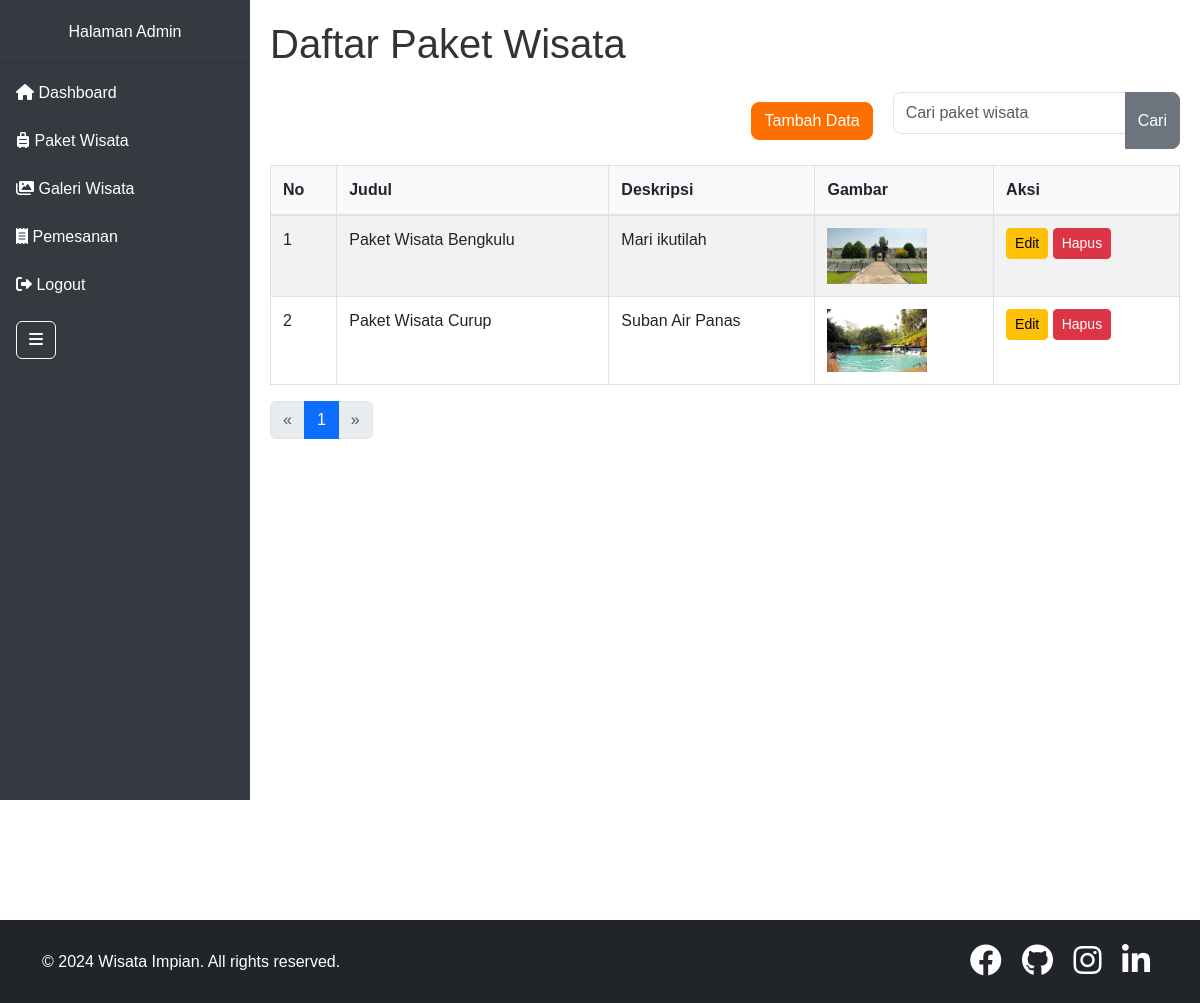
Page /paket_index.php on the committed database.
### tables this page shows
CREATE TABLE `paket_wisata` (
  `id` int(11) NOT NULL,
  `judul` varchar(255) NOT NULL,
  `deskripsi` text NOT NULL,
  `gambar` varchar(255) NOT NULL
);

### paket_index.php (the view, shortened to what this page needs)
<?php
include 'koneksi.php';
$items_per_page = 5;
$page = isset($_GET['page']) ? (int)$_GET['page'] : 1;
$offset = ($page - 1) * $items_per_page;
$search = isset($_GET['search']) ? $_GET['search'] : '';
$search = $conn->real_escape_string($search);
$sql = "SELECT * FROM paket_wisata WHERE judul LIKE '%$search%' OR deskripsi LIKE '%$search%' LIMIT $items_per_page OFFSET $offset";
$result = $conn->query($sql);
$total_items_sql = "SELECT COUNT(*) as total FROM paket_wisata WHERE judul LIKE '%$search%' OR deskripsi LIKE '%$search%'";
$total_items_result = $conn->query($total_items_sql);
$total_items = $total_items_result->fetch_assoc()['total'];
$total_pages = ceil($total_items / $items_per_page);
?>
<div class="content-wrapper">
    <div class="d-flex justify-content-between align-items-center mb-3">
        <h1 class="text-center">Daftar Paket Wisata</h1>
    </div>
    <form class="mb-3 d-flex justify-content-between align-items-center" method="GET" action="">
        <a href="paket_add.php" class="btn btn-primary mr-3">Tambah Data</a>
        <div class="input-group flex-grow-1">
            <input type="text" class="form-control" name="search" placeholder="Cari paket wisata" value="<?php echo htmlspecialchars($search); ?>">
            <button class="btn btn-secondary" type="submit">Cari</button>
        </div>
    </form>
    <table class="table table-striped">
        <thead>
            <tr>
                <th>No</th>
                <th>Judul</th>
                <th>Deskripsi</th>
                <th>Gambar</th>
                <th>Aksi</th>
            </tr>
        </thead>
        <tbody>
            <?php
            if ($result) {
                $no = $offset + 1;
                $paketWisata = $result->fetch_all(MYSQLI_ASSOC);
                foreach ($paketWisata as $paket) : ?>
                <tr>
                    <td><?php echo htmlspecialchars($no); ?></td>
                    <td><?php echo htmlspecialchars($paket['judul']); ?></td>
                    <td><?php echo htmlspecialchars($paket['deskripsi']); ?></td>
                    <td><img src="assets/img/paket/<?php echo htmlspecialchars($paket['gambar']); ?>" width="100"></td>
                    <td>
                        <a href="paket_edit.php?id=<?php echo htmlspecialchars($paket['id']); ?>" class="btn btn-warning btn-sm">Edit</a>
                        <a href="#" class="btn btn-danger btn-sm delete-btn" data-id="<?php echo htmlspecialchars($paket['id']); ?>">Hapus</a>
                    </td>
                </tr>
                <?php
                $no++;
                endforeach;
            } else {
                echo "<tr><td colspan='5'>Error: " . $conn->error . "</td></tr>";
            }
            ?>
        </tbody>
    </table>
    <nav aria-label="Page navigation">
        <ul class="pagination">
            <li class="page-item <?php if ($page <= 1) echo 'disabled'; ?>">
                <a class="page-link" href="?search=<?php echo htmlspecialchars($search); ?>&page=<?php echo max(1, $page - 1); ?>" aria-label="Previous">
                    <span aria-hidden="true">&laquo;</span>
                </a>
            </li>
            <?php for ($i = 1; $i <= $total_pages; $i++) : ?>
            <li class="page-item <?php if ($i == $page) echo 'active'; ?>">
                <a class="page-link" href="?search=<?php echo htmlspecialchars($search); ?>&page=<?php echo $i; ?>"><?php echo $i; ?></a>
            </li>
            <?php endfor; ?>
            <li class="page-item <?php if ($page >= $total_pages) echo 'disabled'; ?>">
                <a class="page-link" href="?search=<?php echo htmlspecialchars($search); ?>&page=<?php echo min($total_pages, $page + 1); ?>" aria-label="Next">
                    <span aria-hidden="true">&raquo;</span>
                </a>
            </li>
        </ul>
    </nav>
</div>
<?php
include 'template.php';
?>

### assets/css/style.css (style rules this page uses)
body { font-family: Arial, sans-serif; color: #333; margin: 0; padding: 0; background-color: #f8f9fa; background: url('https://example.com/path-to-your-indonesian-landscape-image.jpg') no-repeat center center fixed; background-size: cover; }
.text-center { text-align: center; size: 50px; }
a { color: inherit; text-decoration: none; }
.content-wrapper { display: flex; flex-direction: column; min-height: 100vh; }
.d-flex { display: flex; align-items: center; }
.d-flex .form-control { flex: 1; }
.form-control { border-radius: 8px; background-color: #ffffff80; color: #333; margin-bottom: 15px; padding: 0.5rem 0.75rem; }
.input-group { flex: 1; max-width: 400px; margin-left: 20px; }
.input-group input.form-control { border-radius: 8px 0 0 8px; }
.input-group button.btn { border-radius: 0 8px 8px 0; }
.table { border-collapse: collapse; }
.table th, .table td { border: 1px solid #dee2e6; padding: 0.75rem; }
.table thead th { background-color: #f8f9fa; border-bottom: 2px solid #dee2e6; }
.btn-primary { background-color: #007bff; border-color: #007bff; }
.btn-primary { background-color: #ff6f00; border-color: #ff6f00; transition: background-color 0.3s, border-color 0.3s; border-radius: 8px; }
form.d-flex { margin-left: auto; }

### rows in the picture
paket_wisata: judul "Paket Wisata Bengkulu", deskripsi "Mari ikutilah", gambar (picture)
paket_wisata: judul "Paket Wisata Curup", deskripsi "Suban Air Panas", gambar (picture)
